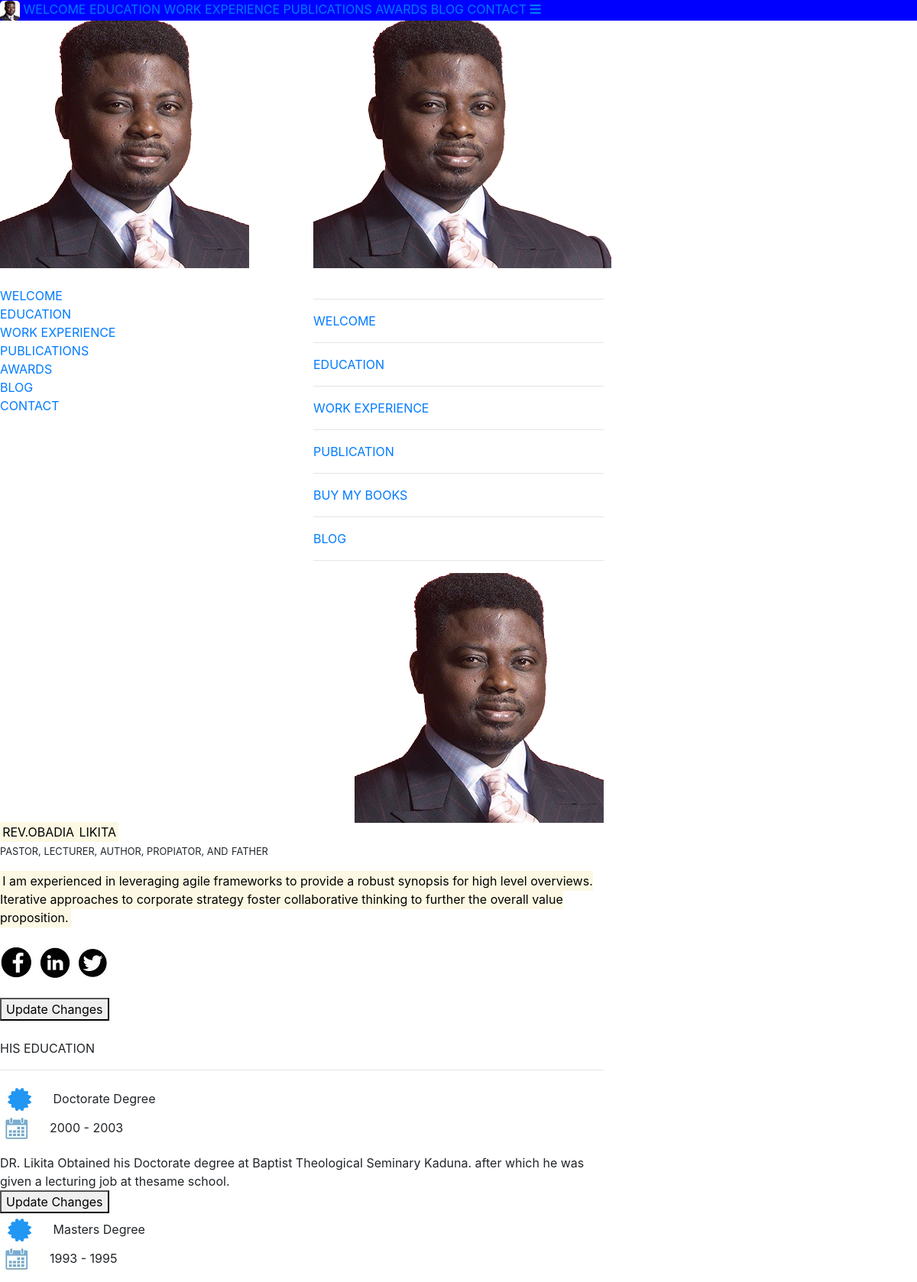
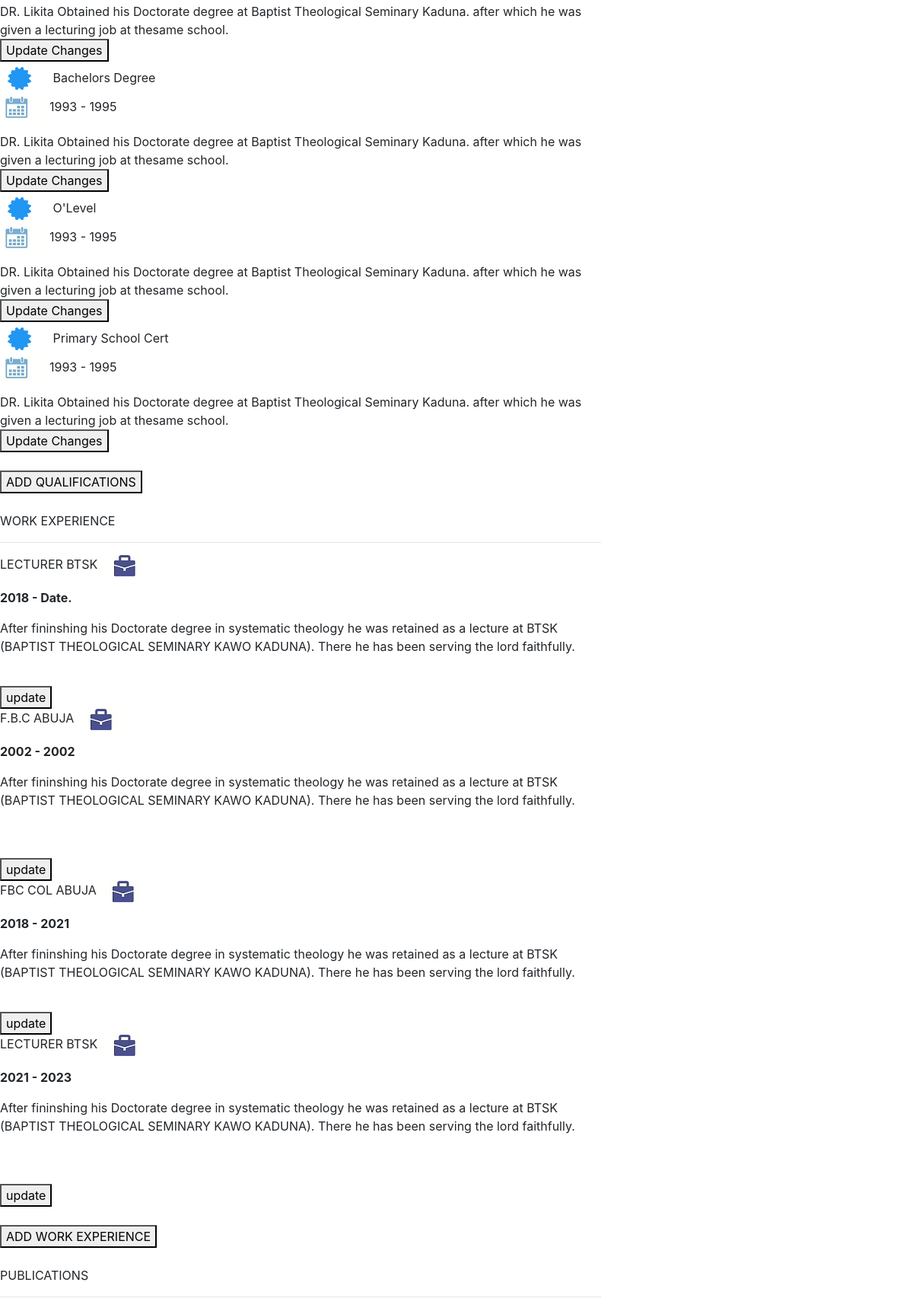
The app's page /editablesite/index.php (upper part) with its own data (2 pictures, top to bottom).
### tables this page shows
CREATE TABLE `banner` (
  `ID` int(11) NOT NULL,
  `NAME` varchar(255) DEFAULT NULL,
  `NAME_BLUE` varchar(255) NOT NULL,
  `TITLE` varchar(255) DEFAULT NULL,
  `TITLE_BLUE` varchar(255) NOT NULL,
  `INTRO` text DEFAULT NULL
);

CREATE TABLE `education` (
  `ID` int(11) NOT NULL,
  `LEVEL` varchar(255) DEFAULT NULL,
  `START_YEAR` varchar(255) DEFAULT NULL,
  `END_YEAR` varchar(255) DEFAULT NULL,
  `CONTENT` text DEFAULT NULL
);

CREATE TABLE `work_experience` (
  `ID` int(11) NOT NULL,
  `POST` varchar(255) DEFAULT NULL,
  `DATE_STARTED` varchar(255) DEFAULT NULL,
  `END_DATE` varchar(255) DEFAULT NULL,
  `CONTENT` text DEFAULT NULL
);

### editablesite/index.php (the view, shortened to what this page needs)
<?php
include("..\blog_admin\includes\dbcon.php");
?>
<!doctype html>
<html lang="en">
<head>
    <link rel="stylesheet" href="https://stackpath.bootstrapcdn.com/bootstrap/4.3.1/css/bootstrap.min.css">
	<link rel="stylesheet" href="https://use.fontawesome.com/releases/v5.7.2/css/all.css">
	<link rel="stylesheet" href="fontawsome/svg">
	<link rel ="stylesheet" type="text/css" href="../styles/style.css">
</head>
<body>
<div class="invisible_nav" style="background-color:blue; position:fixed; width:100%; z-index:2;">
	<div class="topnav" id="myTopnav">
		<a href="#welcome_section" class="active"><img src="../images/ashimolowo4.jpg" style="border-radius:5px;"></a>
		 <a href="#welcome_section" onclick="myFunction()">WELCOME</a>
		 <a href="#education_section" onclick="myFunction()">EDUCATION</a>
		<a href="#work_experience" onclick="myFunction()">WORK EXPERIENCE</a>
		<a href="#buy_my_book" onclick="myFunction()">PUBLICATIONS</a>
		 <a href="#awards"onclick="myFunction()">AWARDS</a>
		 <a href="blog.php">BLOG</a>
		 <a href="#contact_section" onclick="myFunction()">CONTACT</a>
		 <a href="javascript:void(0);" class="icon" onclick="myFunction()">
			<i class="fa fa-bars"></i>
		 </a>
	</div>
</div>
<div class="row" id="container" >
	<div class="col-sm-4 about_img" style="visibility:" ><br>
		<div id="about_img_div_one">
		<a href ="#welcome_section" style="text-decoration:none"><img src="../images/ashimolowo3.jpg"></a></div>
		<br>
		<a href="#welcome_section"><div>  WELCOME</div> </a>
		<a href="#education_section"><div> EDUCATION </div></a>
		<a href="#work_experience"><div> WORK EXPERIENCE</div> </a>
		<a href="#buy_my_book"><div> PUBLICATIONS </div> </a>
		<a href="#awards"><div> AWARDS </div> </a>
		<a href="blog.php"><div> BLOG</div> </a>
		<a href="#contact_section"><div> CONTACT</div> </a>
	</div>
		<div class="col-sm-4 push_content" ><br>
		<div id="about_img_div_one">
		<img src="../images/ashimolowo.jpg"></div>
		<br>
		<hr>
		<a href="#"> WELCOME </a>
		<br>
		<hr>
		<a href="#"> EDUCATION </a>
		<br>
		<hr>
		<a href="#"> WORK EXPERIENCE </a>
		<br>
		<hr>
		<a href="#"> PUBLICATION </a>
		<br>
		<hr>
		<a href="#"> BUY MY BOOKS </a>
		<hr>
		<a href="#"> BLOG </a>
		<hr>
		</div>
	<div class="col-sm-8 about_text">
			<div class="welcome_img" id="welcome_section">
				<div class="spacing" style="text-align:right;">
					<img src="../images/ashimolowo3.jpg" style="">
				</div>
				<div class="big_text">
				<?php
				$sql = "SELECT ID, NAME,NAME_BLUE,TITLE,TITLE_BLUE,INTRO FROM banner";
					if($result = mysqli_query($conn,$sql)){
						while($row = mysqli_fetch_assoc($result)){
						echo	'<span  class="big" ><mark contenteditable id = "name">'.$row["NAME"].'</mark></span ><mark id = "name_blue" contenteditable class="big" >'.$row["NAME_BLUE"].'</mark>';
						echo '<p><span class ="small" contenteditable id = "title">'.$row["TITLE"].'</span> <span contenteditable  class ="small" id = "title_blue">'.$row["TITLE_BLUE"].' </span>';
						}
					}else{
						echo mysqli_error($conn);
					}
					?>
				</div>
				<div class="brief_intro">
				<?php
					$sql = "SELECT INTRO FROM banner";
					if($result = mysqli_query($conn,$sql)){
						while($row = mysqli_fetch_assoc($result)){
						echo '<span><mark contenteditable id = "brief_intro" >'.$row["INTRO"].'</mark></span><br><br>';
						}
					}else{
						echo mysqli_error($conn);
					}
				?>
				</div>
				<div class="social_media_links">
					<a href="https://web.facebook.com/obadiahlikita"><img src="../images/social1.jpg" onmouseover="this.src='../images/social1_blue.jpg'"
						onmouseout ="this.src='../images/social1.jpg'"></a>
					<a href="https://www.linkedin.com/in/obadiah-adamu-likita-2b0b85120/"><img src="../images/social2.jpg" onmouseover="this.src='../images/social2_blue.jpg'"
						onmouseout ="this.src='../images/social2.jpg'"></a>
					<a href="http://www.twitter.com"><img src="../images/social3.jpg" onmouseover="this.src='../images/social3_blue.jpg'"
						onmouseout ="this.src='../images/social3.jpg'"></a>
				</div>
				<br>
				<button onclick="update_banner()" id = "banner" >Update Changes</button>
			</div>
			<br>
			<div class="education" id="education_section">
					<div class="E1">
						  HIS EDUCATION
					</div>
					<hr>
					<?php
					$sql = "SELECT * FROM education";
					if($result = mysqli_query($conn,$sql)){
						while($row = mysqli_fetch_assoc($result)){
						echo '<div class="E3">
						<img src="../images/badge.jpg"> <span contenteditable id="'.$row["ID"].'level'.'" >'.$row["LEVEL"].'</span> <p>
						<img src="../images/calender.jpg"><span contenteditable id = "'.$row["ID"].'year'.'">'.$row["START_YEAR"].' - '.$row["END_YEAR"].'</span>
						<div contenteditable id ="'.$row["ID"].'content'.'">'.$row["CONTENT"].
						'</div>
					</div><button onclick="update_education()" id = "'.$row["ID"].'">Update Changes</button>';
						}
					}else{
						echo mysqli_error($conn);
					}
					?>
					<br>
					<br>
					<button onclick="add_qualification()" id = "education" >ADD QUALIFICATIONS</button>
			</div>
			<br>
		<div class="work_experience" id="work_experience">
			<div class="w1">
			WORK EXPERIENCE
			</div>
			<hr>
			<div class="w2">
			<?php
			$sql = "SELECT * FROM work_experience";
			$clearfix = 0;
					if($result = mysqli_query($conn,$sql)){
						while($row = mysqli_fetch_assoc($result)){
						$id = $row["ID"];
						 echo '<div class="card1" ><span contenteditable id = '.$id."post".'>'.$row["POST"].'</span>
				<img src="../images/brief_case.jpg"><p><p><b contenteditable id = '.$id."start_end_year".'>'.$row["DATE_STARTED"].' - '.$row["END_DATE"].'</b><p  contenteditable id = '.$id."work_experience_content".'>'.$row["CONTENT"].'
				</p><br>
				</div>';
				$clearfix +=1;
				if($clearfix%2 == 0){
					echo '<div class="clearfix">
				<br>
				</div>';
				}
				echo '<button onclick="work_experience();" id = "'.$id.'" >update</button>';
						}
					}else{
						echo mysqli_error($conn);
					}
					?>
			<br><br>
			<button onclick="add_work_experience()" id = "work_experience" >ADD WORK EXPERIENCE</button>
			</div>
		</div>
		<br>
	<div class = "publications" id="buy_my_book">
		<div class="wrapper">
			<div class="b1">
				PUBLICATIONS
			</div>
			<hr>
			<?php
			$sql = "SELECT* FROM publications";
			if($result = mysqli_query($conn,$sql)){
				 while($rows = mysqli_fetch_assoc($result)){
			echo '
			<div class="clearfix"></div>
			<a href="'.$rows["LINK"].'"style="text-decoration:none;"><div class="buy_button">
				<span> BUY THIS BOOK </span>
			</div>
			</a>
			<div class="clearfix"></div>
				<hr>
			<br>';
				 }
				 }else{
				 echo mysqli_error($conn);}
			?>
		</div>
	</div>
	<br>
	<br>
	</div>
</div>
</body>
</html>

### records on screen
banner: NAME "REV.OBADIA", NAME_BLUE "LIKITA", TITLE "PASTOR, LECTURER, AUTHOR, PROPIATOR, AND", TITLE_BLUE "FATHER", INTRO "I am experienced in leveraging agile frameworks to provide a robust synopsis for high level overviews. Iterative approaches to corporate strategy foster collaborative thinking to further the overall value proposition."
education: LEVEL "Doctorate Degree", START_YEAR "2000", END_YEAR "2003", CONTENT "DR. Likita Obtained his Doctorate degree at Baptist Theological Seminary Kaduna. after which he was given a lecturing job at thesame school."
education: LEVEL "Masters Degree", START_YEAR "1993", END_YEAR "1995", CONTENT "DR. Likita Obtained his Doctorate degree at Baptist Theological Seminary Kaduna. after which he was given a lecturing job at thesame school."
education: LEVEL "Bachelors Degree", START_YEAR "1993", END_YEAR "1995", CONTENT "DR. Likita Obtained his Doctorate degree at Baptist Theological Seminary Kaduna. after which he was given a lecturing job at thesame school."
education: LEVEL "O'Level", START_YEAR "1993", END_YEAR "1995", CONTENT "DR. Likita Obtained his Doctorate degree at Baptist Theological Seminary Kaduna. after which he was given a lecturing job at thesame school."
education: LEVEL "Primary School Cert", START_YEAR "1993", END_YEAR "1995", CONTENT "DR. Likita Obtained his Doctorate degree at Baptist Theological Seminary Kaduna. after which he was given a lecturing job at thesame school."
work_experience: POST "LECTURER BTSK", DATE_STARTED "2018", END_DATE "Date.", CONTENT "After fininshing his Doctorate degree in systematic theology he was retained as a lecture at BTSK (BAPTIST THEOLOGICAL SEMINARY KAWO KADUNA). There he has been serving the lord faithfully."
work_experience: POST "F.B.C ABUJA", DATE_STARTED "2002", END_DATE "2002", CONTENT "After fininshing his Doctorate degree in systematic theology he was retained as a lecture at BTSK (BAPTIST THEOLOGICAL SEMINARY KAWO KADUNA). There he has been serving the lord faithfully."
work_experience: POST "FBC COL ABUJA", DATE_STARTED "2018", END_DATE "2021", CONTENT "After fininshing his Doctorate degree in systematic theology he was retained as a lecture at BTSK (BAPTIST THEOLOGICAL SEMINARY KAWO KADUNA). There he has been serving the lord faithfully."
work_experience: POST "LECTURER BTSK", DATE_STARTED "2021", END_DATE "2023", CONTENT "After fininshing his Doctorate degree in systematic theology he was retained as a lecture at BTSK (BAPTIST THEOLOGICAL SEMINARY KAWO KADUNA). There he has been serving the lord faithfully."
